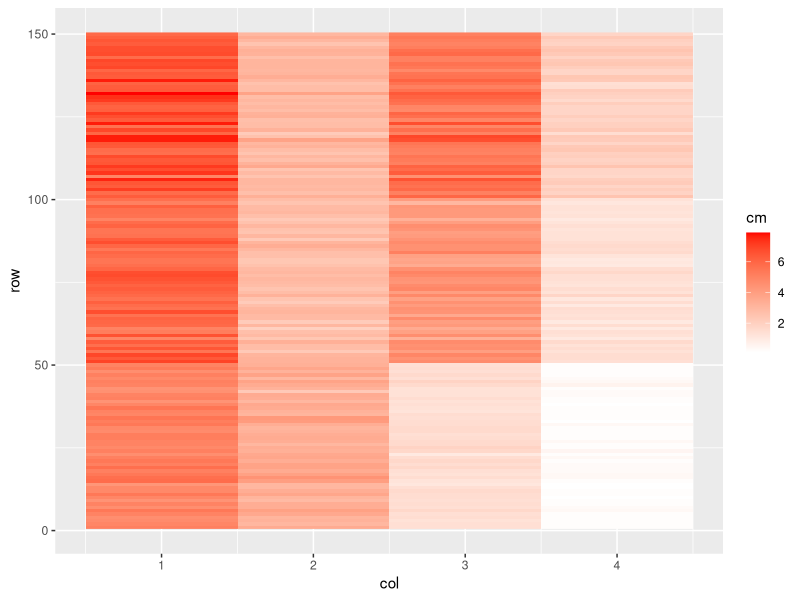
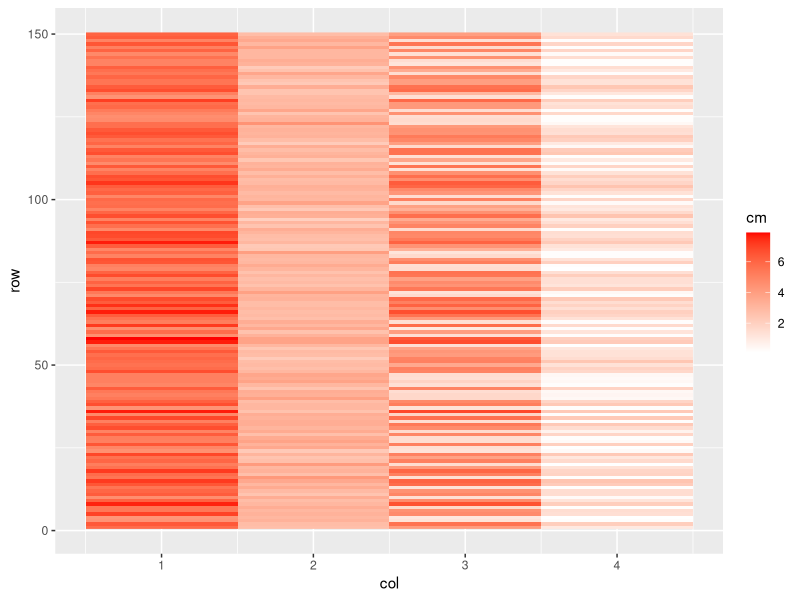
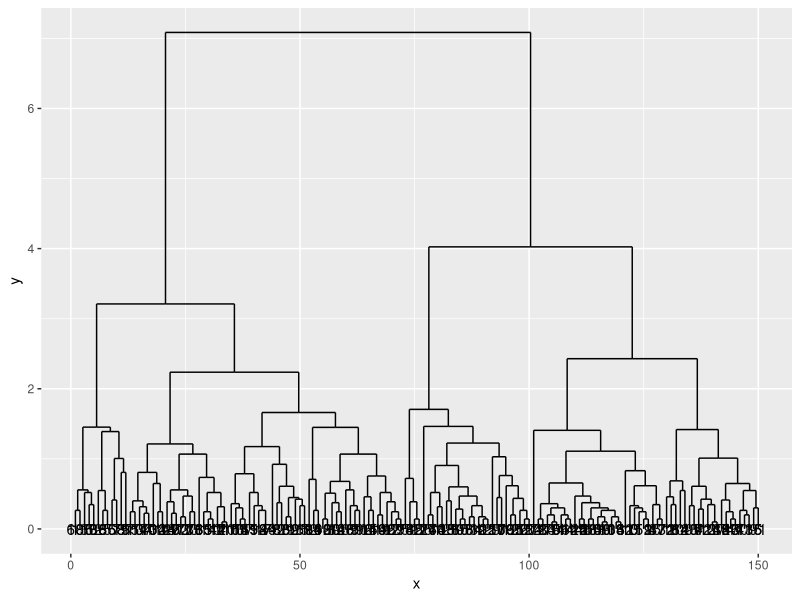
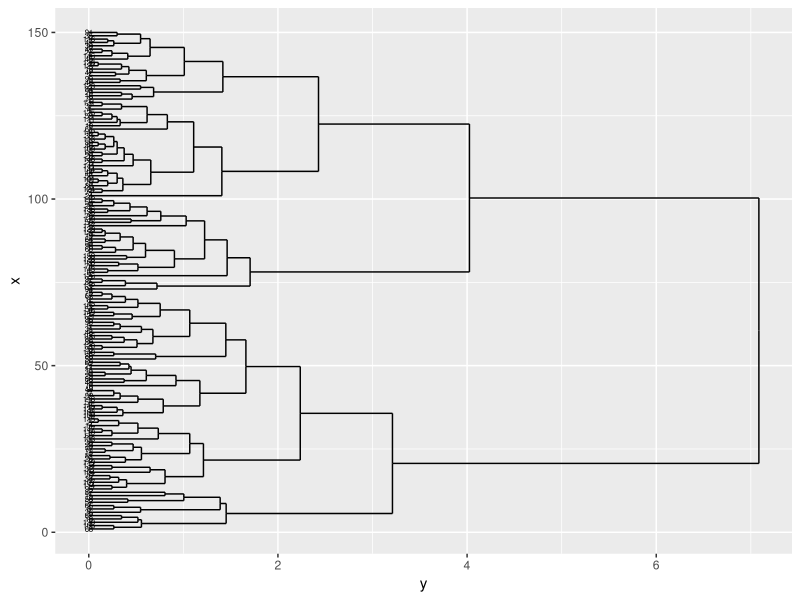

Source code (R) for these figures, in order: (Note: this script raises an error after producing the figures.)
head(iris)
data.mat <- as.matrix(iris[, 1:4])
head(data.mat)
str(data.mat)
library(data.table)
data.dt <- data.table(
  row=as.integer(row(data.mat)),
  col=as.integer(col(data.mat)),
  cm=as.numeric(data.mat))

library(ggplot2)
ggplot()+
  geom_raster(aes(
    col, row, fill=cm),
    data=data.dt)+
  scale_fill_gradient(low="white", high="red")

set.seed(1)
rand.mat <- data.mat[sample(1:nrow(data.mat)),]
rand.dt <- data.table(
  row=as.integer(row(rand.mat)),
  col=as.integer(col(rand.mat)),
  cm=as.numeric(rand.mat))
ggplot()+
  geom_raster(aes(
    col, row, fill=cm),
    data=rand.dt)+
  scale_fill_gradient(low="white", high="red")

dist.mat <- stats::dist(rand.mat)
hc.tree <- stats::hclust(dist.mat)
segs.and.labels <- ggdendro::dendro_data(hc.tree)

ggplot()+
  geom_segment(aes(
    x, y, xend=xend, yend=yend),
    data=segs.and.labels[["segments"]])+
  geom_text(aes(
    x, y, label=label),
    data=segs.and.labels[["labels"]])

ggplot()+
  geom_segment(aes(
    y, x, xend=yend, yend=xend),
    data=segs.and.labels[["segments"]])+
  geom_text(aes(
    y, x, label=label),
    size=2,
    data=segs.and.labels[["labels"]])

labels.dt <- data.table(segs.and.labels[["labels"]])
labels.dt[rand.dt, on=.(label=row)]
labels.dt[, row := as.integer(label)]
labels.dt[rand.dt, on=.(row)]
labels.ord <- labels.dt[rand.dt, on=.NATURAL]

ggplot()+
  geom_raster(aes(
    col, x, fill=cm),
    data=data.table(
      graph="heatmap",
      labels.ord))+
  scale_fill_gradient(low="white", high="red")+
  geom_segment(aes(
    y, x, xend=yend, yend=xend),
    data=data.table(
      graph="tree",
      segs.and.labels[["segments"]]))+
  facet_grid(. ~ graph, scales="free")
